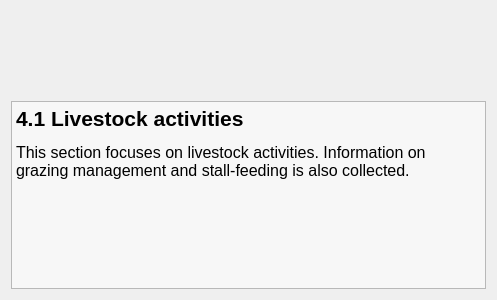
<?xml version="1.0" encoding="UTF-8"?>
<ui version="4.0">
 <class>liveActCover</class>
 <widget class="QWidget" name="liveActCover">
  <property name="geometry">
   <rect>
    <x>0</x>
    <y>0</y>
    <width>497</width>
    <height>300</height>
   </rect>
  </property>
  <property name="windowTitle">
   <string>Form</string>
  </property>
  <layout class="QVBoxLayout" name="verticalLayout">
   <item>
    <spacer name="verticalSpacer">
     <property name="orientation">
      <enum>Qt::Vertical</enum>
     </property>
     <property name="sizeHint" stdset="0">
      <size>
       <width>20</width>
       <height>95</height>
      </size>
     </property>
    </spacer>
   </item>
   <item>
    <widget class="QTextEdit" name="textEdit">
     <property name="palette">
      <palette>
       <active>
        <colorrole role="Base">
         <brush brushstyle="SolidPattern">
          <color alpha="127">
           <red>255</red>
           <green>255</green>
           <blue>255</blue>
          </color>
         </brush>
        </colorrole>
       </active>
       <inactive>
        <colorrole role="Base">
         <brush brushstyle="SolidPattern">
          <color alpha="127">
           <red>255</red>
           <green>255</green>
           <blue>255</blue>
          </color>
         </brush>
        </colorrole>
       </inactive>
       <disabled>
        <colorrole role="Base">
         <brush brushstyle="SolidPattern">
          <color alpha="255">
           <red>244</red>
           <green>244</green>
           <blue>244</blue>
          </color>
         </brush>
        </colorrole>
       </disabled>
      </palette>
     </property>
     <property name="autoFillBackground">
      <bool>false</bool>
     </property>
     <property name="readOnly">
      <bool>true</bool>
     </property>
     <property name="html">
      <string>&lt;!DOCTYPE HTML PUBLIC &quot;-//W3C//DTD HTML 4.0//EN&quot; &quot;http://www.w3.org/TR/REC-html40/strict.dtd&quot;&gt;
&lt;html&gt;&lt;head&gt;&lt;meta name=&quot;qrichtext&quot; content=&quot;1&quot; /&gt;&lt;style type=&quot;text/css&quot;&gt;
p, li { white-space: pre-wrap; }
&lt;/style&gt;&lt;/head&gt;&lt;body style=&quot; font-family:'Sans Serif'; font-size:12pt; font-weight:400; font-style:normal;&quot;&gt;
&lt;p style=&quot; margin-top:12px; margin-bottom:0px; margin-left:0px; margin-right:0px; -qt-block-indent:0; text-indent:0px;&quot;&gt;&lt;span style=&quot; font-size:16pt; font-weight:600;&quot;&gt;4.1 Livestock activities&lt;/span&gt;&lt;/p&gt;
&lt;p style=&quot; margin-top:12px; margin-bottom:0px; margin-left:0px; margin-right:0px; -qt-block-indent:0; text-indent:0px;&quot;&gt;This section focuses on livestock activities. Information on grazing management and stall-feeding is also collected.&lt;/p&gt;&lt;/body&gt;&lt;/html&gt;</string>
     </property>
    </widget>
   </item>
  </layout>
 </widget>
 <resources/>
 <connections/>
</ui>
